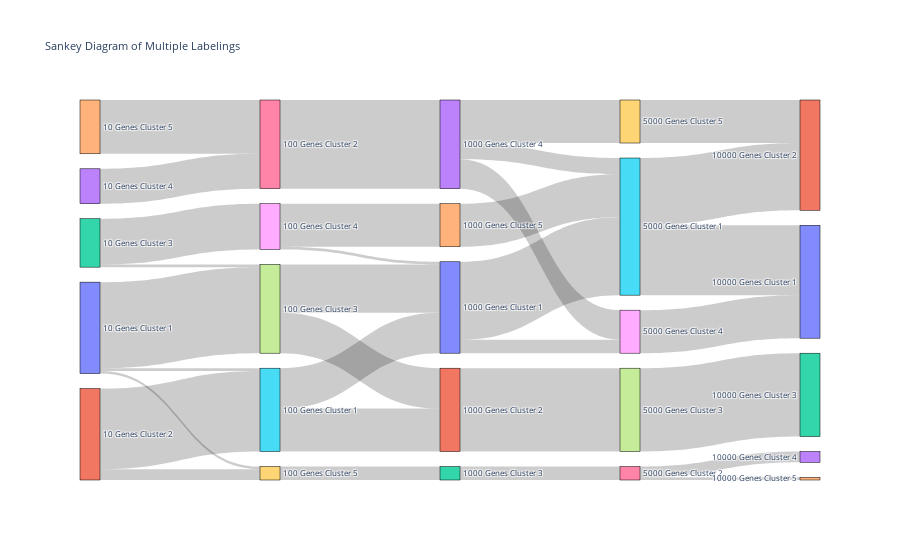

The notebook cell saved with this chart:
### Code cell
def calculate_flow_multiple(labelings):
    """
    Calculate the flow (transition counts) between multiple labelings.
    
    Parameters:
    - labelings: list of array-like objects, where each array represents the categories for each labeling stage
    
    Returns:
    - flows: A list of flow tables (contingency tables) between consecutive labelings.
    """
    flows = []
    for i in range(len(labelings) - 1):
        flow_table = pd.crosstab(pd.Series(labelings[i], name=f'Labeling {i+1}'), 
                                 pd.Series(labelings[i+1], name=f'Labeling {i+2}'))
        flows.append(flow_table)
    return flows

def create_sankey_from_multiple_flows(flow_tables):
    """
    Create a Sankey diagram from multiple flow tables (transitions between consecutive labelings).
    
    Parameters:
    - flow_tables: list of pd.DataFrames, each representing a contingency table with the flow between consecutive labelings
    
    Returns:
    - fig: Plotly figure object displaying the Sankey diagram.
    """
    all_labels = []
    sources = []
    targets = []
    values = []
    
    label_offset = 0
    
    # Process each flow table (transition between consecutive labelings)
    for i, flow_table in enumerate(flow_tables):
        labels_1 = list(flow_table.index)   # Categories from the first labeling in the pair
        labels_2 = list(flow_table.columns)  # Categories from the second labeling in the pair
        
        # Add new labels to the combined label list (without duplicates)
        all_labels += [label for label in labels_1 if label not in all_labels]
        all_labels += [label for label in labels_2 if label not in all_labels]

        # Create the source, target, and value lists for the Sankey diagram
        for j, label_1 in enumerate(labels_1):
            for k, label_2 in enumerate(labels_2):
                flow_value = flow_table.loc[label_1, label_2]
                if flow_value > 0:
                    sources.append(all_labels.index(label_1))  # Source index
                    targets.append(all_labels.index(label_2))  # Target index
                    values.append(flow_value)

        label_offset += len(labels_1)  # Update the offset for the next labeling stage
    
    # Create the Sankey diagram
    fig = go.Figure(go.Sankey(
        node=dict(
            pad=15,
            thickness=20,
            line=dict(color="black", width=0.5),
            label=all_labels  # All unique labels across all labelings
        ),
        link=dict(
            source=sources,  # Source nodes (indices in the label list)
            target=targets,  # Target nodes (indices in the label list)
            value=values     # Values (flow quantities between nodes)
        )
    ))

    # Update the layout and return the figure
    fig.update_layout(title_text="Sankey Diagram of Multiple Labelings", font_size=8)
    return fig


# Step 1: Calculate the flow tables for multiple labelings
labelings = [labeling1, labeling2, labeling3, labeling4, labeling5]
flow_tables = calculate_flow_multiple(labelings)

# Step 2: Create the Sankey diagram
fig = create_sankey_from_multiple_flows(flow_tables)

# Step 3: Display the diagram
fig.show()

### Figure 1 — Plotly figure (JSON) as saved in the notebook; plotly's stock layout.template omitted (floating-point values rounded to 4 significant figures)
{"data": [{"link": {"source": [0, 0, 0, 1, 1, 2, 2, 3, 4, 5, 5, 6, 7, 7, 8, 8, 9, 10, 10, 11, 12, 13, 13, 13, 14, 15, 15, 16, 16, 17, 18, 19], "target": [5, 7, 9, 5, 9, 7, 8, 6, 6, 10, 11, 13, 10, 11, 10, 14, 12, 15, 18, 17, 16, 15, 18, 19, 15, 20, 21, 23, 24, 22, 20, 21], "value": [1, 32, 1, 30, 4, 1, 17, 13, 20, 15, 16, 33, 18, 15, 1, 16, 5, 29, 5, 31, 5, 6, 11, 16, 16, 26, 25, 4, 1, 31, 16, 16]}, "node": {"label": ["10 Genes Cluster 1", "10 Genes Cluster 2", "10 Genes Cluster 3", "10 Genes Cluster 4", "10 Genes Cluster 5", "100 Genes Cluster 1", "100 Genes Cluster 2", "100 Genes Cluster 3", "100 Genes Cluster 4", "100 Genes Cluster 5", "1000 Genes Cluster 1", "1000 Genes Cluster 2", "1000 Genes Cluster 3", "1000 Genes Cluster 4", "1000 Genes Cluster 5", "5000 Genes Cluster 1", "5000 Genes Cluster 2", "5000 Genes Cluster 3", "5000 Genes Cluster 4", "5000 Genes Cluster 5", "10000 Genes Cluster 1", "10000 Genes Cluster 2", "10000 Genes Cluster 3", "10000 Genes Cluster 4", "10000 Genes Cluster 5"], "line": {"color": "black", "width": 0.5}, "pad": 15, "thickness": 20}, "type": "sankey"}], "layout": {"font": {"size": 8}, "title": {"text": "Sankey Diagram of Multiple Labelings"}}}
